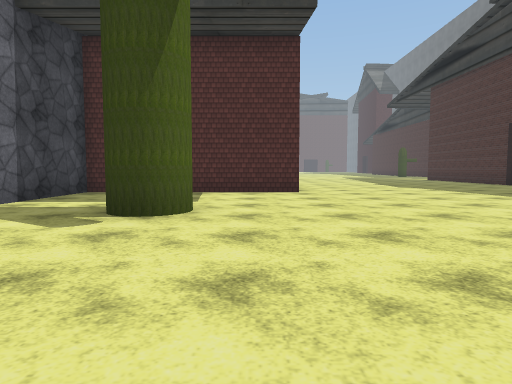
view 1 (above)

18 first-person views from a walk through a Unity game level. The camera is 1.2 m above the floor, tilts 4° down and sees 75° across. The floor is counted in squares, 2 m on a side. Each view is taken from the middle of a square. On the plan, view 1 faces up. The plan holds only what a view shows up to about 10 squares ahead; the rest is blank. The place goes on beyond the plan. The player character is not drawn. Some surface patterns are stand-ins.

view 2
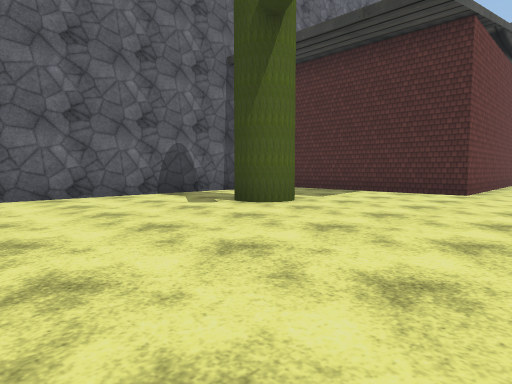

view 3
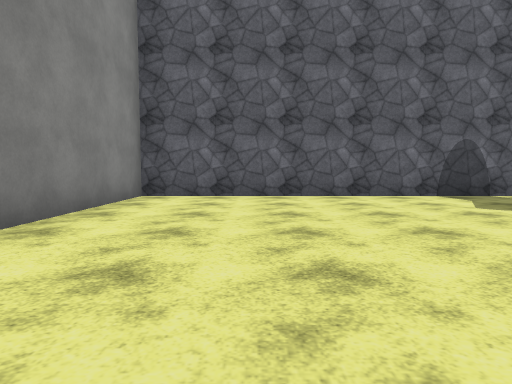

view 4
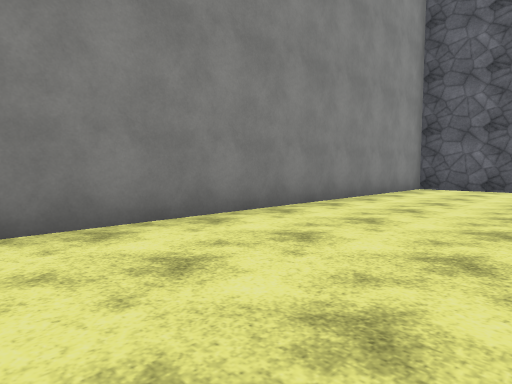

view 5
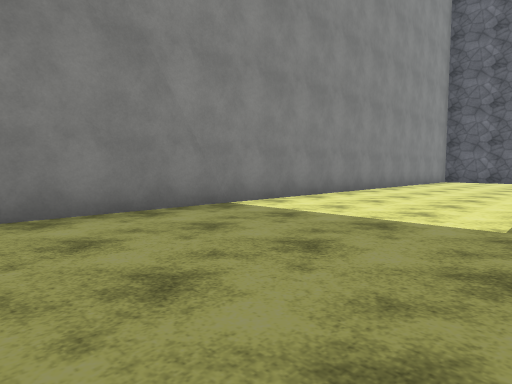

view 6
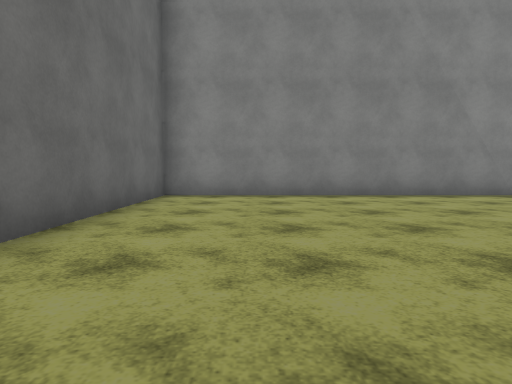

view 7
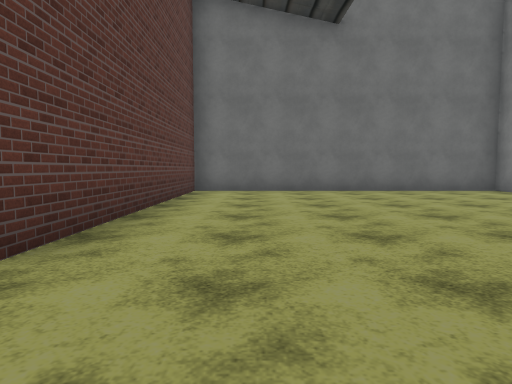

view 8
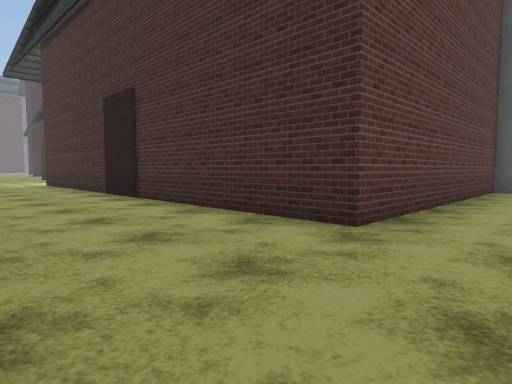

view 9
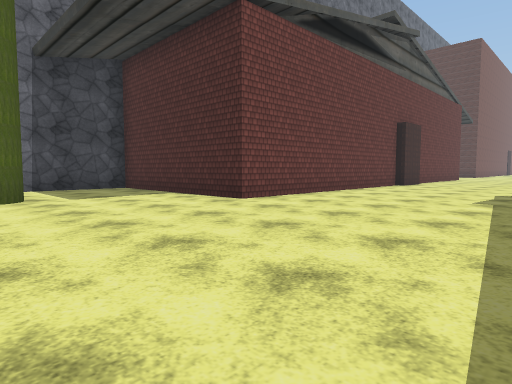

view 10
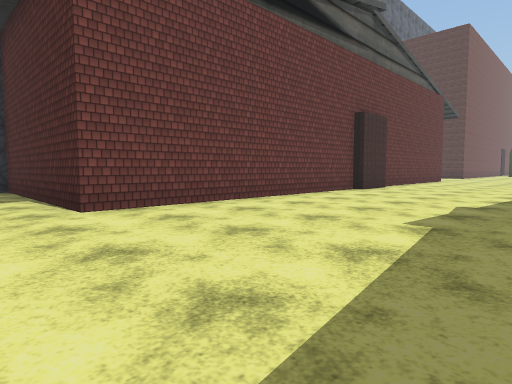

view 11
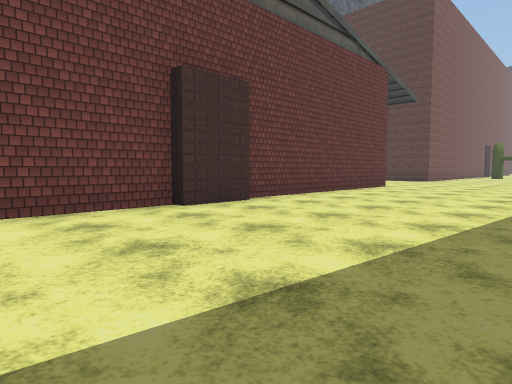

view 12
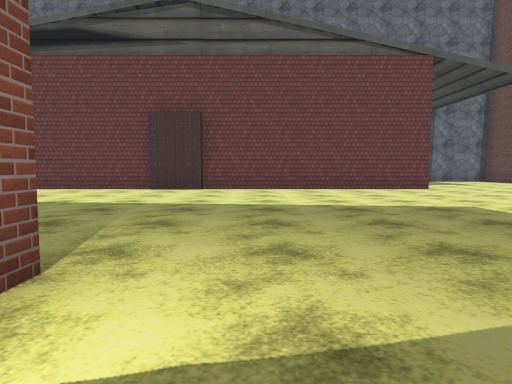

view 13
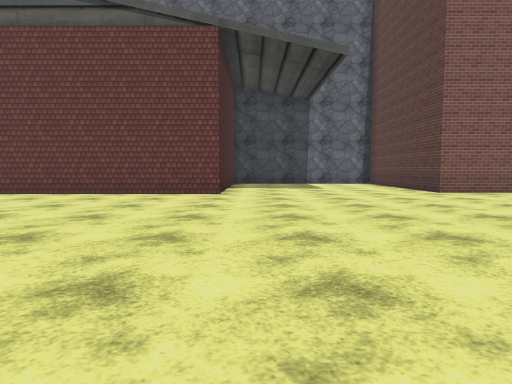

view 14
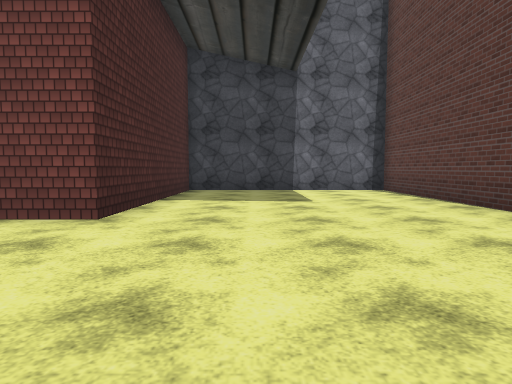

view 15
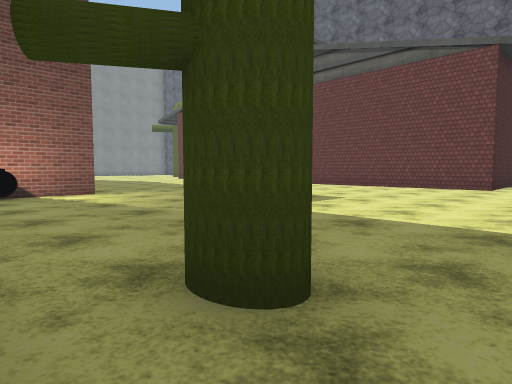

view 16
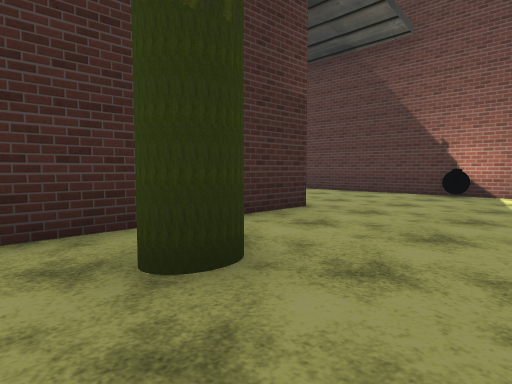

view 17
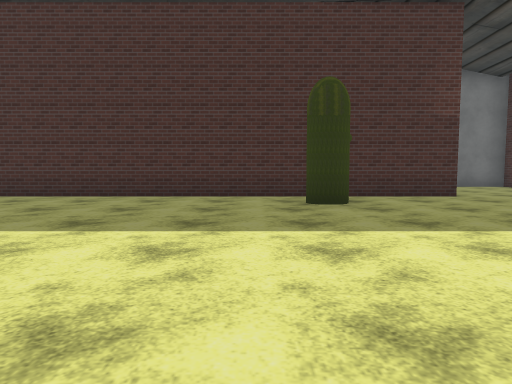

view 18
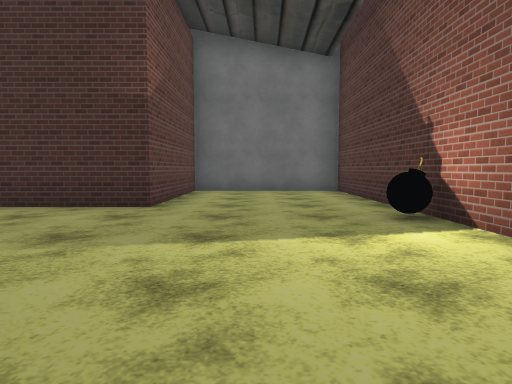

### Floor plan
Points are (right, up) in squares from view 1. A wall is a line through its corners. A room is listed if a view was taken in it or the views show most of it. See-through windows are left out.
Room 1 (views 1, 2, 3, 4, 5, 6, 7, 8, 9, 10, 11, 12, 13, 14, 15, 16, 17, 18)
walls: (1.1, 15.9) (1.1, 8.5) (-4.3, 8.5) (-4.3, -2.5) (16.1, -2.5) (16.1, 5.7) (9.1, 5.7) (9.1, 15.1); (1.4, 17.5) (1.4, 15.9); (9.1, 17.8) (16.1, 17.8) (16.1, 21.7) (12.2, 21.7) (12.2, 31.5); (0.7, 31.4) (0.7, 29.6) (-4.3, 29.6) (-4.3, 24.1) (1.1, 24.1) (1.1, 17.4)
objects: other object (11, 18)

Where each view was taken, in squares from view 1:
view 1: 0 up, 0 right, facing up
view 2: 0 up, 3 right, facing up-left
view 3: 0 up, 3 right, facing left
view 4: 1 up, 6 right, facing down-left
view 5: 2 up, 12 right, facing down-left
view 6: 5 up, 14 right, facing down
view 7: 4 up, 7 right, facing right
view 8: 4 up, 6 right, facing up-right
view 9: 4 up, 6 right, facing up-left
view 10: 7 up, 6 right, facing up-left
view 11: 13 up, 6 right, facing up-left
view 12: 19 up, 11 right, facing left
view 13: 25 up, 9 right, facing left
view 14: 26 up, 5 right, facing left
view 15: 26 up, 12 right, facing down-left
view 16: 26 up, 9 right, facing down-right
view 17: 26 up, 5 right, facing right
view 18: 20 up, 7 right, facing right
